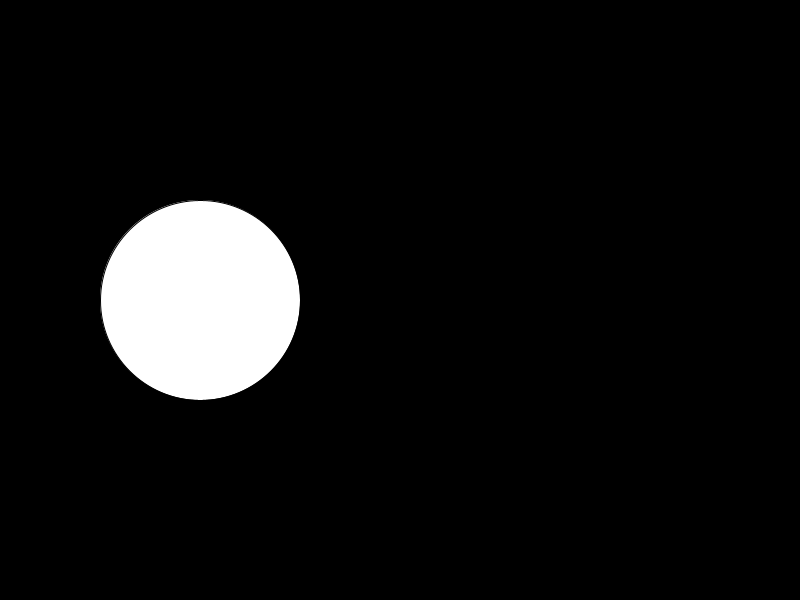
Frame 1 (no input)
Frame 60 (the mouse pressed at the canvas centre just before this capture): identical to frame 1, image omitted
Frame 120 (the mouse held since frame 60 and released just before this capture): identical to frame 1, image omitted

The Processing sketch that drew this single still picture (run headless with seeded random() and noise(); from frame 60 on, the mouse is pressed at the canvas centre):

// Processing sketch: e02_Distance
// ── e02_Distance.pde

int posX = 200;
int posY = 300;
int radius = 200;

void setup(){
  size( 800, 600 );
}


void draw(){
  background(0);
  
  if( abs(posX - mouseX) <= radius/2 && abs(posY - mouseY) <= radius/2 ){
    fill( #FF0000 );
  }else{
    fill( #FFFFFF );
  }
  
  //if( dist( posX, posY, mouseX, mouseY ) < radius/2 ){
  //  fill( #FF0000 );
  //}else{
  //  fill( #FFFFFF );
  //}
  
  ellipse( posX, posY, radius, radius );
  
}
